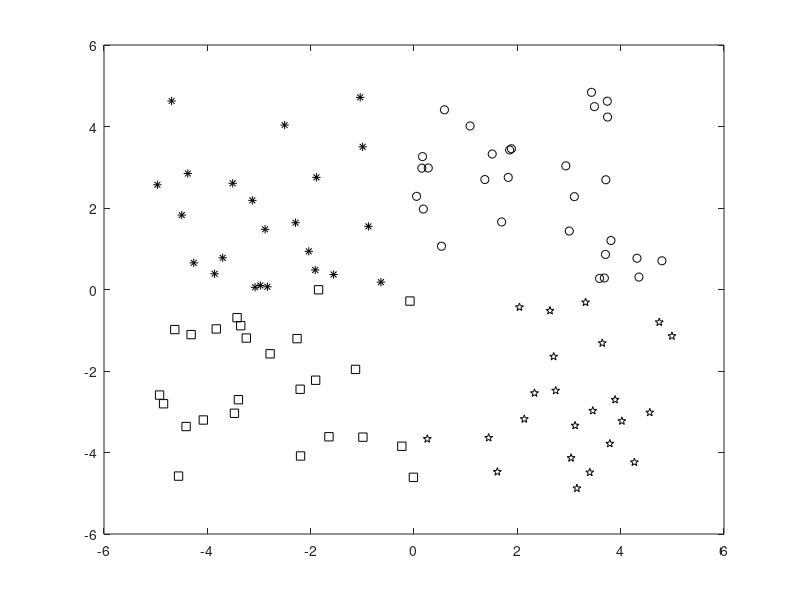

MATLAB code for this plot: (Note: this script raises an error after producing the figure.)
n_in  = 2;
n_middle1 = 6;
n_middle2 = 9;
n_out = 4;

W1 = 2 * rand(n_middle1, n_in + 1) - 1;
W2 = 2 * rand(n_middle2, n_middle1 + 1) - 1;
W3 = 2 * rand(n_out , n_middle2 + 1) - 1;

%W1 = [-5.610178594751309,0.220921071101528,0.875040696968087;0.209195526880620,3.643609673741753,-0.585734291327199];
%W2 = [-1.527146392319680,1.385365970700792,3.187447013420893;0.979321348454371,2.227885538080948,1.625213891378540];
%W3 = [0.700399008526771,0.393397358100480,-0.343210361637855;0.349992028881816,0.202788257962965,-0.168859007427732;-3.28307320379492,0.00364399663019973,3.27090765677685;1.05956677214521,-1.20175399157776,0.139514108601054];

n=100;
Mx=10;
E=Mx*rand([2,n])-Mx/2*ones(2,n); % Mittelwert Null
k1=E(1,:)>=0;
k2=E(2,:)>=0;
A=[and(k1,k2); ... % 1 Quadrant
and(not(k1),k2); ... % 2. Quadrant
and(not(k1),not(k2)); ... % 3. Quadrant
and(k1,not(k2))]; % 4. Quadrant

plot(E(1,A(1,:)),E(2,A(1,:)),'ok'); hold on
plot(E(1,A(2,:)),E(2,A(2,:)),'*k');
plot(E(1,A(3,:)),E(2,A(3,:)),'sk');
plot(E(1,A(4,:)),E(2,A(4,:)),'pk');

[W1,W2,W3] = train2(W1,W2,W3,E,A);

while true
    [ix,iy] = ginput(1);
    
    round(values2(W1,W2,W3,[ix;iy]))
end

%D = round(values2(W1,W2,W3,E));

%D
%D - A
